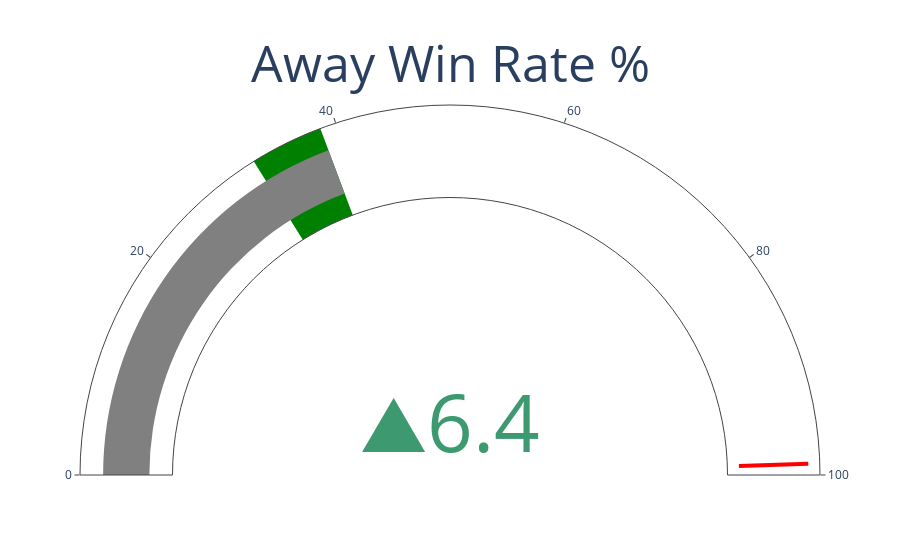

This figure's notebook cell:
### Code cell
gauge_chart(title='Away Win Rate %', 
            value=38.6, 
            reference=32.2, 
            max_range=100, 
            min_range= 0, 
            file_name='away_win_rate%')

### Figure 1 — Plotly figure (JSON) as saved in the notebook; plotly's stock layout.template omitted (floating-point values rounded to 4 significant figures)
{"data": [{"delta": {"reference": 32.2}, "domain": {"x": [0, 1], "y": [0, 1]}, "gauge": {"axis": {"range": [0, 100]}, "bar": {"color": "gray"}, "steps": [{"color": "green", "range": [32.2, 38.6]}], "threshold": {"line": {"color": "red", "width": 4}, "thickness": 0.75, "value": 99}}, "mode": "gauge+delta", "title": {"font": {"size": 50}, "text": "Away Win Rate %"}, "type": "indicator", "value": 38.6}], "layout": {}}
